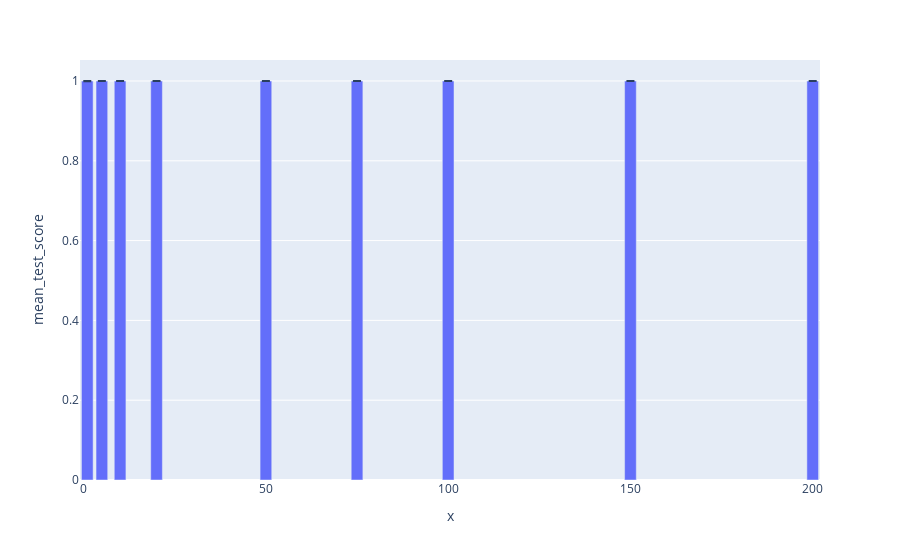

The notebook cell this image was saved under:
### Code cell
fig = px.bar(results, x=[1,5,10,20,50,75,100,150,200], y='mean_test_score', error_y='std_test_score')
fig.show()

### Figure 1 — Plotly figure (JSON) as saved in the notebook; plotly's stock layout.template omitted (floating-point values rounded to 4 significant figures)
{"data": [{"alignmentgroup": "True", "error_y": {"array": [8.377e-05, 0.0001046, 0.0001385, 6.24e-05, 8.342e-05, 9.333e-05, 7.236e-05, 4.771e-05, 7.407e-05]}, "hovertemplate": "x=%{x}<br>mean_test_score=%{y}<extra></extra>", "legendgroup": "", "marker": {"color": "#636efa", "pattern": {"shape": ""}}, "name": "", "offsetgroup": "", "orientation": "v", "showlegend": false, "textposition": "auto", "type": "bar", "x": [1, 5, 10, 20, 50, 75, 100, 150, 200], "xaxis": "x", "y": [0.9997, 0.9998, 0.9998, 0.9999, 0.9999, 0.9999, 0.9999, 0.9999, 0.9999], "yaxis": "y"}], "layout": {"barmode": "relative", "legend": {"tracegroupgap": 0}, "margin": {"t": 60}, "xaxis": {"anchor": "y", "domain": [0, 1], "title": {"text": "x"}}, "yaxis": {"anchor": "x", "domain": [0, 1], "title": {"text": "mean_test_score"}}}}
